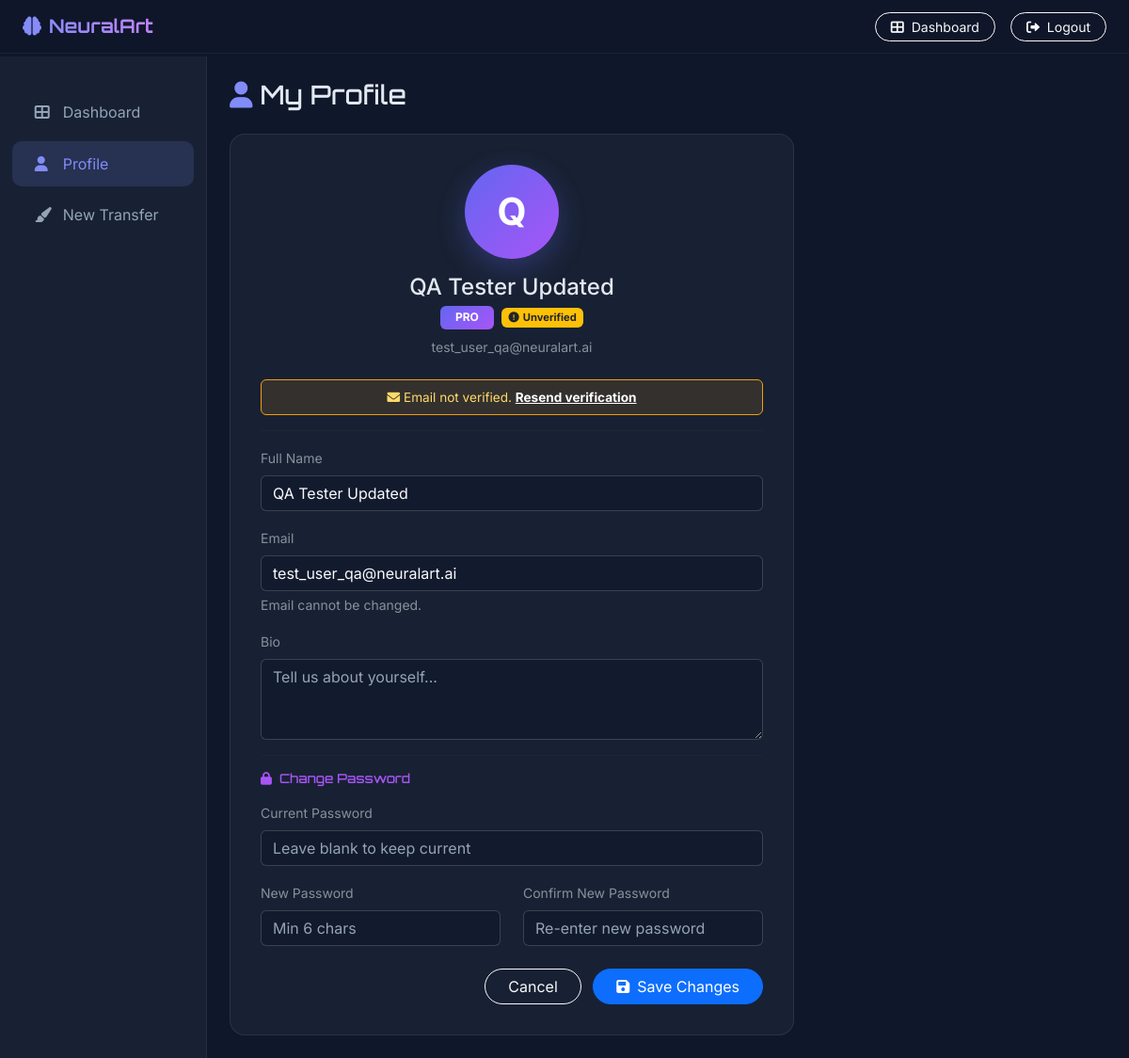
Page /profile (signed in) on the committed database.
### app.py (models this page shows, shortened)
class User(UserMixin, db.Model):
    id = db.Column(db.Integer, primary_key=True)
    email = db.Column(db.String(100), unique=True)
    password = db.Column(db.String(256))
    name = db.Column(db.String(1000))
    bio = db.Column(db.String(500), default='')
    avatar = db.Column(db.String(255), default='')
    plan = db.Column(db.String(50), default='free')
    email_verified = db.Column(db.Boolean, default=False)
    verify_token = db.Column(db.String(100), nullable=True)
    is_admin = db.Column(db.Boolean, default=False)
    transfers_today = db.Column(db.Integer, default=0)
    last_transfer_date = db.Column(db.Date, default=datetime.date.today)
    reset_token = db.Column(db.String(100), nullable=True)
    reset_token_expiry = db.Column(db.DateTime, nullable=True)
    payments = db.relationship('Payment', backref='user', lazy=True, cascade='all, delete-orphan')
    transfers = db.relationship('Transfer', backref='user', lazy=True, order_by='Transfer.created_at.desc()', cascade='all, delete-orphan')
    api_keys = db.relationship('ApiKey', backref='user', lazy=True, cascade='all, delete-orphan')
    likes = db.relationship('Like', backref='user', lazy='dynamic', cascade='all, delete-orphan')

### app.py (the view)
@app.route('/profile')
@login_required
def profile():
    return render_template('profile.html', user=current_user)

### app.py (called while the page is built)
@app.after_request
def add_header(response):
    response.headers['Cache-Control'] = 'no-store, no-cache, must-revalidate, post-check=0, pre-check=0, max-age=0'
    response.headers['Pragma'] = 'no-cache'
    response.headers['Expires'] = '-1'
    return response

@login_manager.user_loader
def load_user(user_id):
    return db.session.get(User, int(user_id))

@app.context_processor
def inject_presets():
    return dict(style_presets=STYLE_PRESETS)

### templates/profile.html (shortened to what this page needs)
<!DOCTYPE html>
<html lang="en" data-bs-theme="dark">
<head>
<link href="https://cdn.jsdelivr.net/npm/bootstrap@5.3.0/dist/css/bootstrap.min.css" rel="stylesheet">
<link rel="stylesheet" href="https://cdnjs.cloudflare.com/ajax/libs/font-awesome/6.0.0/css/all.min.css">
</head>
<body>
<nav class="navbar navbar-expand-lg fixed-top">
    <div class="container-fluid px-4">
        <a class="navbar-brand" href="{{ url_for('index') }}"><i class="fas fa-brain me-2"></i>NeuralArt</a>
        <div class="d-flex align-items-center gap-3">
            <a href="{{ url_for('dashboard') }}" class="btn btn-sm btn-outline-light rounded-pill px-3">
                <i class="fas fa-th-large me-1"></i> Dashboard
            </a>
            <a href="{{ url_for('logout') }}" class="btn btn-sm btn-outline-light rounded-pill px-3">
                <i class="fas fa-sign-out-alt me-1"></i> Logout
            </a>
        </div>
    </div>
</nav>
<div class="d-flex" style="padding-top: 60px;">
    <div class="sidebar d-none d-md-block" style="width: 220px; flex-shrink: 0;">
        <ul class="nav flex-column">
            <li class="nav-item">
                <a class="nav-link" href="{{ url_for('dashboard') }}">
                    <i class="fas fa-th-large me-2"></i>Dashboard
                </a>
            </li>
            <li class="nav-item">
                <a class="nav-link active" href="{{ url_for('profile') }}">
                    <i class="fas fa-user me-2"></i>Profile
                </a>
            </li>
            <li class="nav-item">
                <a class="nav-link" href="{{ url_for('index') }}">
                    <i class="fas fa-paint-brush me-2"></i>New Transfer
                </a>
            </li>
        </ul>
    </div>
    <div class="flex-grow-1 p-4">
        <h3 class="orbitron mb-4"><i class="fas fa-user me-2" style="color: #818cf8;"></i>My Profile</h3>
        <div class="profile-card">
            <div class="text-center mb-4">
                <div class="avatar-circle">
                    {{ user.name[0] | upper if user.name else '?' }}
                </div>
                <h4 class="mt-3 mb-1">{{ user.name }}</h4>
                <span class="badge badge-plan">{{ user.plan | upper }}</span>
                {% if user.email_verified %}
                <span class="badge bg-success ms-1" style="font-size:0.7rem;"><i class="fas fa-check-circle me-1"></i>Verified</span>
                {% else %}
                <span class="badge bg-warning text-dark ms-1" style="font-size:0.7rem;"><i class="fas fa-exclamation-circle me-1"></i>Unverified</span>
                {% endif %}
                <p class="text-muted small mt-2 mb-0">{{ user.email }}</p>
            </div>
            {% if not user.email_verified %}
            <div class="alert alert-warning text-center py-2" style="background:rgba(245,158,11,0.12); border-color:#f59e0b; font-size:0.85rem;">
                <i class="fas fa-envelope me-1"></i>Email not verified.
                <a href="{{ url_for('resend_verification') }}" class="text-white fw-bold">Resend verification</a>
            </div>
            {% endif %}
            <hr style="border-color: rgba(255,255,255,0.06);">
            <form action="{{ url_for('profile_update') }}" method="POST">
                <div class="mb-3">
                    <label class="form-label text-muted small">Full Name</label>
                    <input type="text" name="name" class="form-control" value="{{ user.name }}" required>
                </div>
                <div class="mb-3">
                    <label class="form-label text-muted small">Email</label>
                    <input type="email" class="form-control" value="{{ user.email }}" disabled>
                    <div class="form-text text-muted small">Email cannot be changed.</div>
                </div>
                <div class="mb-3">
                    <label class="form-label text-muted small">Bio</label>
                    <textarea name="bio" class="form-control" rows="3" placeholder="Tell us about yourself...">{{ user.bio }}</textarea>
                </div>
                <hr style="border-color: rgba(255,255,255,0.06);">
                <h6 class="orbitron mb-3" style="font-size:0.85rem; color: #a855f7;">
                    <i class="fas fa-lock me-2"></i>Change Password
                </h6>
                <div class="mb-3">
                    <label class="form-label text-muted small">Current Password</label>
                    <input type="password" name="current_password" class="form-control" placeholder="Leave blank to keep current">
                </div>
                <div class="row mb-3">
                    <div class="col-md-6 mb-3 mb-md-0">
                        <label class="form-label text-muted small">New Password</label>
                        <input type="password" name="new_password" class="form-control" placeholder="Min 6 chars">
                    </div>
                    <div class="col-md-6">
                        <label class="form-label text-muted small">Confirm New Password</label>
                        <input type="password" name="confirm_password" class="form-control" placeholder="Re-enter new password">
                    </div>
                </div>
                <div class="text-end mt-4">
                    <a href="{{ url_for('dashboard') }}" class="btn btn-outline-light rounded-pill px-4 me-2">Cancel</a>
                    <button type="submit" class="btn btn-primary rounded-pill px-4">
                        <i class="fas fa-save me-2"></i>Save Changes
                    </button>
                </div>
            </form>
        </div>
    </div>
</div>
</body>
</html>

### templates/profile.html (style rules this page uses)
body { font-family: 'Inter', sans-serif; background: #0f172a; color: #e2e8f0; min-height: 100vh; }
.orbitron { font-family: 'Orbitron', sans-serif; }
.navbar { background: rgba(15, 23, 42, 0.8); backdrop-filter: blur(10px); border-bottom: 1px solid rgba(255,255,255,0.05); }
.navbar-brand { font-family: 'Orbitron', sans-serif; font-weight: 700; background: linear-gradient(to right, #818cf8, #c084fc); -webkit-background-clip: text; -webkit-text-fill-color: transparent; }
.sidebar { background: rgba(30, 41, 59, 0.6); border-right: 1px solid rgba(255,255,255,0.05); min-height: calc(100vh - 60px); padding-top: 2rem; }
.sidebar .nav-link { color: #94a3b8; padding: 0.75rem 1.5rem; border-radius: 10px; margin: 0.2rem 0.8rem; transition: all 0.3s; }
.sidebar .nav-link:hover, .sidebar .nav-link.active { background: rgba(129, 140, 248, 0.15); color: #818cf8; }
.sidebar .nav-link i { width: 22px; }
.profile-card { background: rgba(30, 41, 59, 0.6); border: 1px solid rgba(255,255,255,0.08); border-radius: 16px; padding: 2rem; max-width: 600px; }
.avatar-circle { width: 100px; height: 100px; border-radius: 50%; background: linear-gradient(135deg, #6366f1, #a855f7); display: flex; align-items: center; justify-content: center; font-size: 2.5rem; font-weight: 700; color: white; margin: 0 auto; box-shadow: 0 10px 30px rgba(99, 102, 241, 0.3); }
.form-control { background-color: rgba(15, 23, 42, 0.6) !important; border: 1px solid rgba(255, 255, 255, 0.15) !important; color: #f8fafc !important; }
.form-control::placeholder { color: #94a3b8 !important; opacity: 1 !important; }
.badge-plan { background: linear-gradient(135deg, #6366f1, #a855f7); font-size: 0.75rem; padding: 0.4rem 1rem; }

### rows in the picture
User: name "Q", name "QA Tester Updated", plan "PRO", email "test_user_qa@neuralart.ai"
